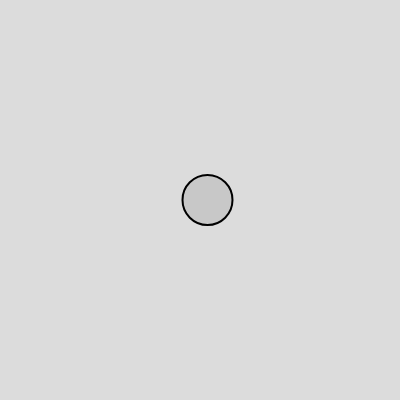
Frame 1 (no input)
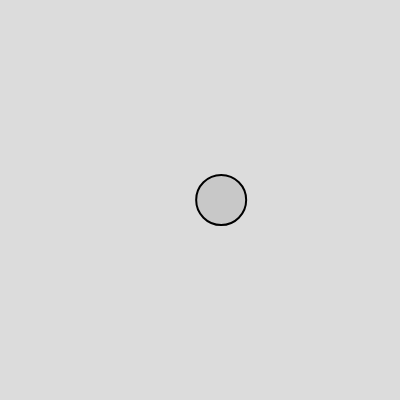
Frame 60 (no input)
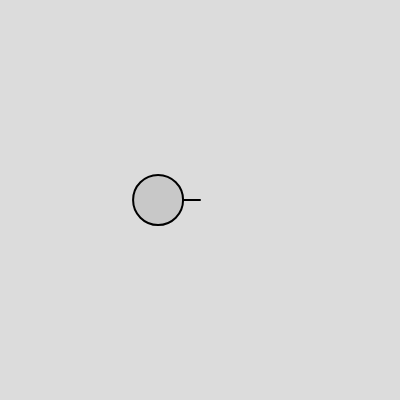
Frame 120 (the mouse pressed at the canvas centre since frame 60)

The p5.js sketch that drew these frames (run headless with seeded random() and noise() and a simulated clock; from frame 60 on, the mouse is pressed at the canvas centre):

// p5.js sketch
// ── sketch.js
/*using angle that increments with the angular veolocity*/

let angle = 0;
let angularVelocity = 0.05;
let amplitude = 150;

function setup() {
    createCanvas(400, 400);
}

function draw() {
    background(220);
    
    angle += angularVelocity;
    let xPos = amplitude * sin(angle);

    fill(200);
    strokeWeight(2);
  
    translate(width / 2, height/2);
    line(0, 0, xPos, 0);
    circle(xPos, 0, 50);


}
